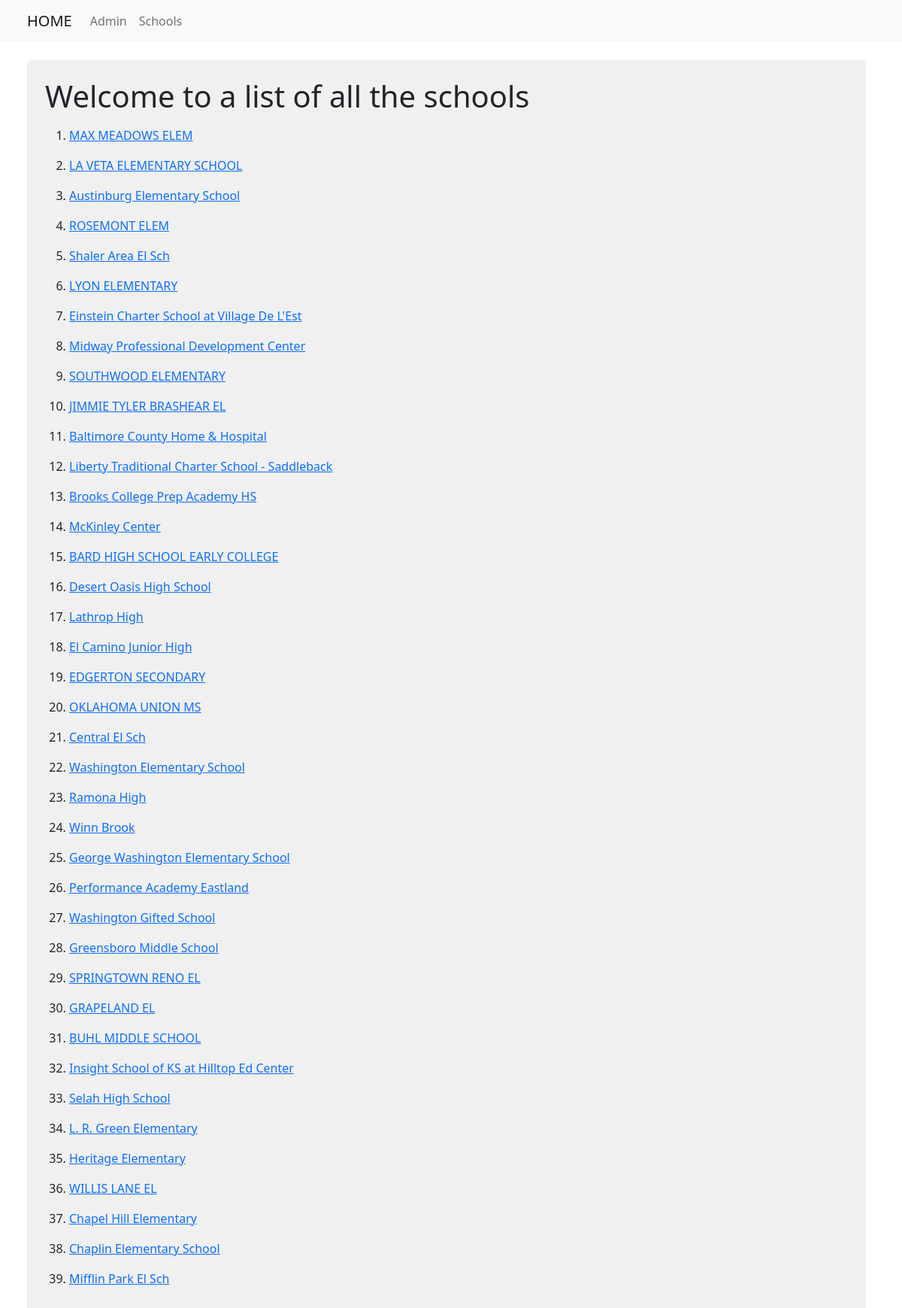
The page /basic_app/schools/ on the database its author committed.
### basic_app/models.py (models this page shows, shortened)
class School(models.Model):
    name = models.CharField(max_length=256)
    principal = models.CharField(max_length=256)
    location = models.CharField(max_length=256)

### basic_app/views.py (the view)
# urls.py: path('schools/', views.SchoolListView.as_view(), name='school_list'),
class SchoolListView(ListView):
    context_object_name = "schools"
    model = models.School

### basic_app/templates/basic_app/school_list.html
<!DOCTYPE html>
{% extends  "basic_app/basic_app_base.html" %}
    {% block body_block %}
    <div class="p-4 shadow-4 rounded-3" style="background-color: hsl(0, 0%, 94%);">
        <h1>Welcome to a list of all the schools</h1>
        <ol>
            {% for school in schools%}
            <p><li><a href="{% url 'basic_app:school_detail' school.id %}">{{ school.name }}</a></li></p>
            {% endfor %}
        </ol>
    </div>
    {% endblock %}

### basic_app/templates/basic_app/basic_app_base.html (shortened to what this page needs)
<!DOCTYPE html>
<html lang="en">
<head>
    <link href="https://cdn.jsdelivr.net/npm/bootstrap@5.0.2/dist/css/bootstrap.min.css" rel="stylesheet">
</head>
<body>
    <nav class="navbar navbar-expand-lg navbar-light bg-light navbar-static-top">
        <div class="container-fluid mx-4">
          <a class="navbar-brand" href="{% url 'index' %}">HOME</a>
          <div class="collapse navbar-collapse" id="navbarNavAltMarkup">
            <div class="navbar-nav">
              <a class="nav-link" href="{% url 'admin:index' %}">Admin</a>
              <a class="nav-link" href="{% url 'basic_app:school_list' %}">Schools</a>
            </div>
          </div>
        </div>
    </nav>
    <div class="container m-4">
        {% block body_block %}
        {% endblock %}
    </div>
</body>
</html>

### rows shown on the page
School: name "MAX MEADOWS ELEM"
School: name "LA VETA ELEMENTARY SCHOOL"
School: name "Austinburg Elementary School"
School: name "ROSEMONT ELEM"
School: name "Shaler Area El Sch"
School: name "LYON ELEMENTARY"
School: name "Einstein Charter School at Village De L'Est"
School: name "Midway Professional Development Center"
School: name "SOUTHWOOD ELEMENTARY"
School: name "JIMMIE TYLER BRASHEAR EL"
School: name "Baltimore County Home & Hospital"
School: name "Liberty Traditional Charter School - Saddleback"
School: name "Brooks College Prep Academy HS"
School: name "McKinley Center"
School: name "BARD HIGH SCHOOL EARLY COLLEGE"
School: name "Desert Oasis High School"
School: name "Lathrop High"
School: name "El Camino Junior High"
School: name "EDGERTON SECONDARY"
School: name "OKLAHOMA UNION MS"
School: name "Central El Sch"
School: name "Washington Elementary School"
School: name "Ramona High"
School: name "Winn Brook"
School: name "George Washington Elementary School"
School: name "Performance Academy Eastland"
School: name "Washington Gifted School"
School: name "Greensboro Middle School"
School: name "SPRINGTOWN RENO EL"
School: name "GRAPELAND EL"
School: name "BUHL MIDDLE SCHOOL"
School: name "Insight School of KS at Hilltop Ed Center"
School: name "Selah High School"
School: name "L. R. Green Elementary"
School: name "Heritage Elementary"
School: name "WILLIS LANE EL"
School: name "Chapel Hill Elementary"
School: name "Chaplin Elementary School"
School: name "Mifflin Park El Sch"
